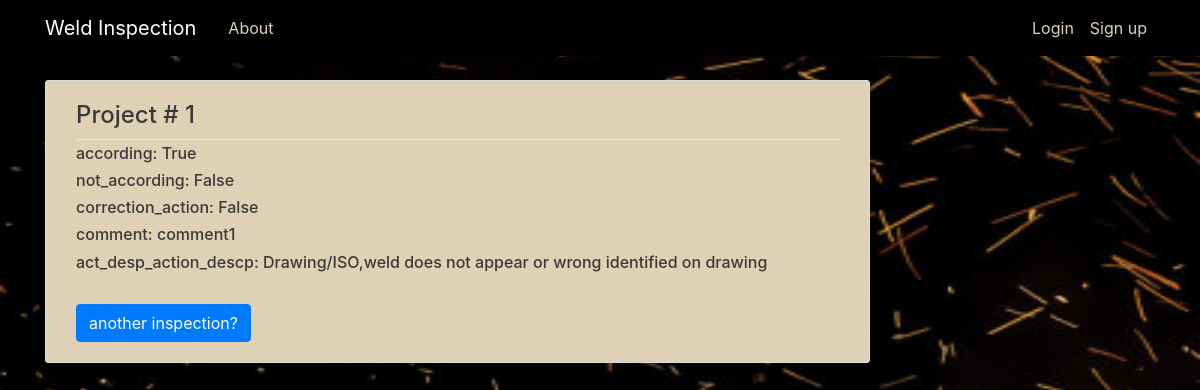
The page /new/inspection/1/ on the database its author committed.
### inspection/models.py (models this page shows, shortened)
class activity_inspection_action(models.Model):
    according=models.BooleanField(default=False)
    not_according=models.BooleanField(default=False)
    correction_action=models.BooleanField(default=False)
    comment=models.CharField(max_length=100,blank=True)
    inspection_id=models.ForeignKey(project,on_delete=models.CASCADE)
    act_desp_action_descp=models.ForeignKey(activity_description,on_delete=models.CASCADE)

class project(models.Model):
    project_number=models.IntegerField(primary_key=True)
    report_number=models.IntegerField(unique=True)
    data_perform=models.DateTimeField(default=datetime.now())
    project_user_name=models.ForeignKey(User,on_delete=models.CASCADE)
    def __str__(self):
        return str(self.project_number)

class activity_description(models.Model):
    act_descp=models.CharField(max_length=200,blank=True,primary_key=True) # If a field has blank=True, form validation will allow entry of an empty value.
    act_descp_source=models.ForeignKey(User,on_delete=models.CASCADE)
    def __str__(self):
        return str(self.act_descp)

### inspection/views.py (the view)
# urls.py: path('new/inspection/<int:pk>/',InspectionDetailView.as_view(),name='inspection-detail'),
class InspectionDetailView(DetailView):
    model = activity_inspection_action
    template_name='inspection/activity_inspection_action_detail.html'

### inspection/templates/inspection/activity_inspection_action_detail.html
{% extends "inspection/base.html" %}
{% block content %}
  <article class="media content-section">
    <div class="media-body">
      <div class="article-metadata">
        <h4>Project # {{ object.inspection_id}}</h4>
      </div>
      <h6 class="article-title">according: {{ object.according}}</h6>
      <h6 class="article-content">not_according: {{ object.not_according }}</h6>
      <h6 class="article-content">correction_action: {{ object.correction_action }}</h6>
      <h6 class="article-content">comment: {{ object.comment }}</h6>
      <h6 class="article-content">act_desp_action_descp: {{ object.act_desp_action_descp }}</h6>
      <br>
      <a href="{% url 'inspection-inspection' %}"  class="btn btn-primary">another inspection?</a>
    </div>
  </article>
{% endblock content %}

### inspection/static/inspection/style.css (style rules this page uses)
body { margin-top: 5rem; background: url('/media/weldpic2.jpg'); background-size: 1800px 900px; background-repeat: no-repeat; background-position: bottom; background-attachment: fixed; }
h1, h2, h4, h6 { color: #3a3939; }
.content-section { background: #dfd1b6; padding: 20px 30px; border: 1px solid #dddddd; border-radius: 3px; margin-bottom: 20px; }
.article-title { color: #3a3838; }
.article-content { white-space: pre-line; }
.article-metadata { padding-bottom: 1px; margin-bottom: 4px; border-bottom: 1px solid #e3e3e3 }

### rows shown on the page
activity_inspection_action: inspection_id "1", according "True", not_according "False", correction_action "False", comment "comment1", act_desp_action_descp "Drawing/ISO,weld does not appear or wrong identified on drawing"
